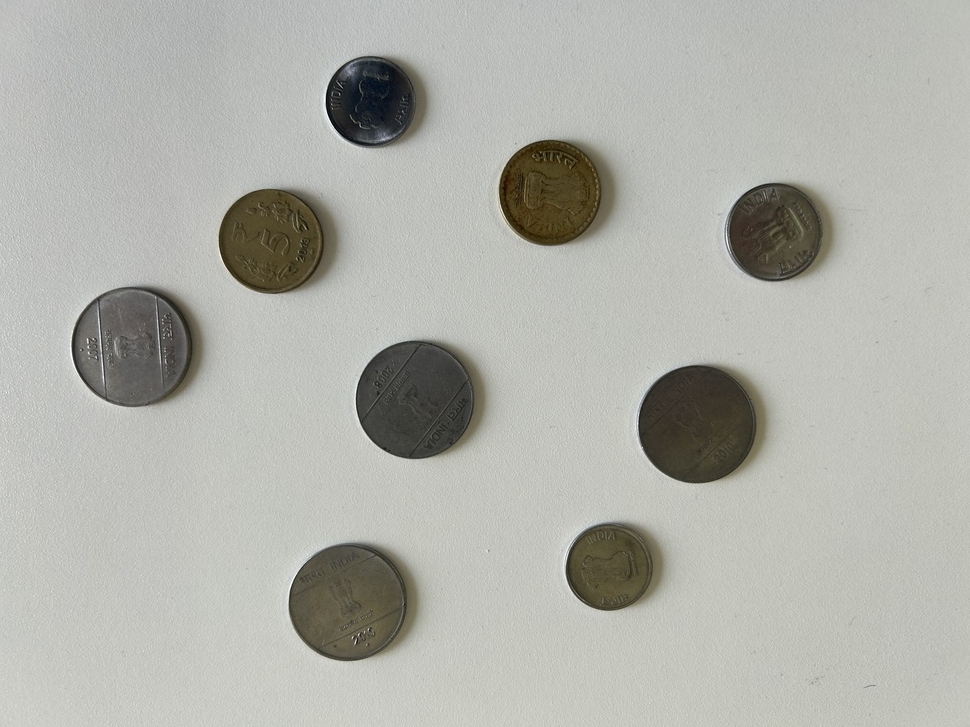
#> input picture part1/input.jpg, 970 x 727 px, shrunk from 4032 x 3024 before the run
$ python coins.py
#> lines starting #> are read from the running program, lines starting #| are printed output that depends on the picture; after the words box and inside, x2 and y2 are one past the last pixel; in counts of white or black regions, pixels touching at a corner belong together
import cv2
import numpy as np
import os


image = cv2.imread("input.jpg")
#> image is the input picture: shape (727, 970, 3); mean B, G, R 170.4, 177, 176.3


# Edge Detection

gray = cv2.cvtColor(image, cv2.COLOR_BGR2GRAY)
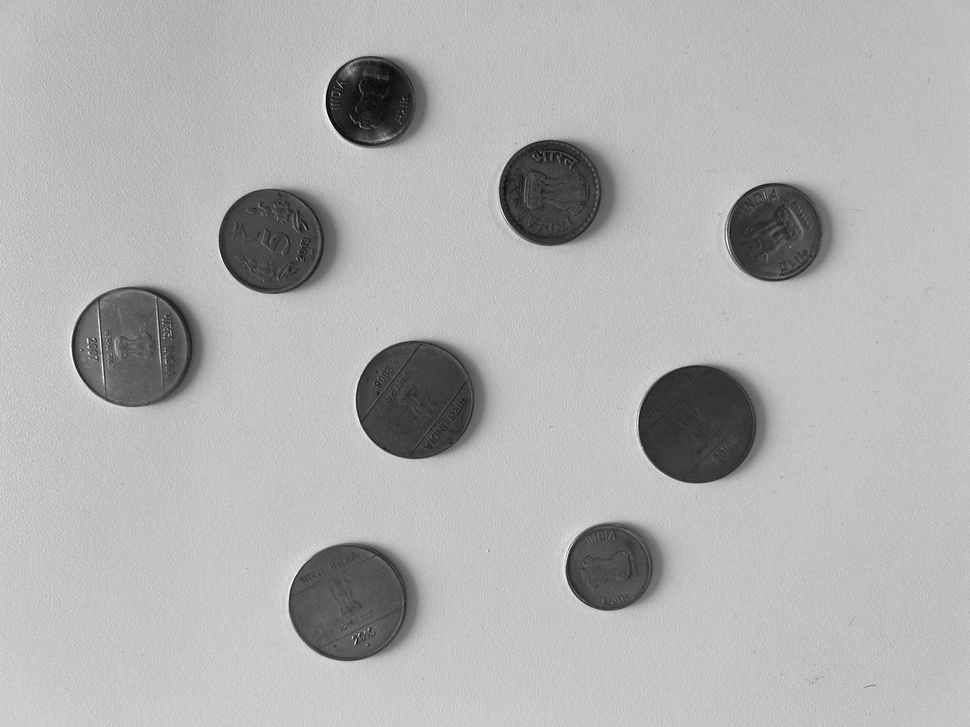
#> gray: shape (727, 970); min 1, max 255, mean 176.1
blurred = cv2.GaussianBlur(gray, (5, 5), 0)

edges = cv2.Canny(blurred, 100, 200)
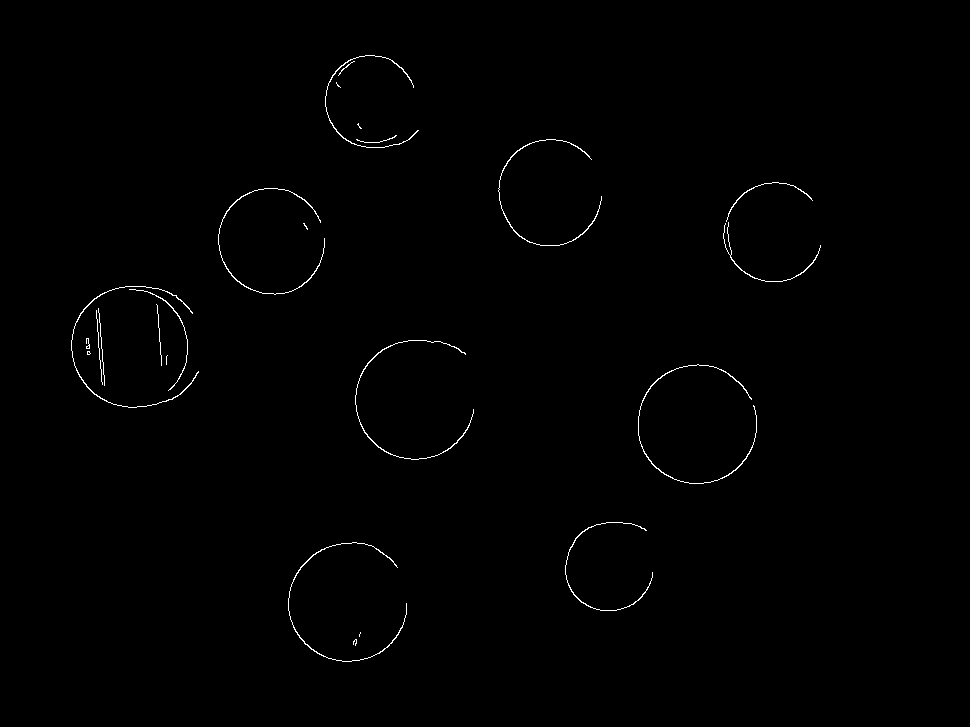
#> edges: shape (727, 970); 0.53% white in thin lines or dots, all inside (x1, y1, x2, y2) = (71, 55, 821, 662)

contours, _ = cv2.findContours(edges, cv2.RETR_EXTERNAL, cv2.CHAIN_APPROX_SIMPLE)
#> contours = 24 contours, 13 with area under 20; largest, box (x1, y1, x2, y2) and area: (638, 364, 757, 484) 98, (71, 286, 199, 408) 90, (288, 542, 407, 662) 84, (355, 340, 474, 460) 82, (218, 188, 325, 295) 81

output = image.copy()
cv2.drawContours(output, contours, -1, (0, 255, 0), 2)
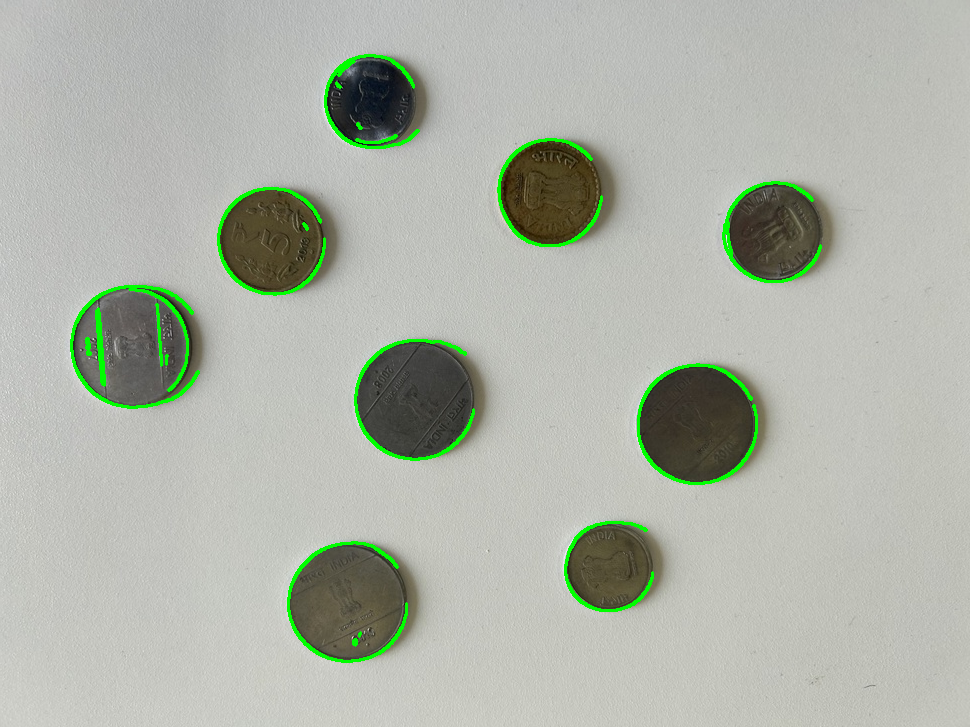
#> output: shape (727, 970, 3); 1.7% of pixels changed, all inside (x1, y1, x2, y2) = (70, 54, 822, 663)

cv2.imwrite("coins_detected.jpg", output)

print("Edge detection: coins_detected.jpg")


# Segmentation for each coin

image_rgb = cv2.cvtColor(image, cv2.COLOR_BGR2RGB)  # Convert to RGB for K-Means
reshaped_img = image_rgb.reshape((-1, 3))  # Flatten the image for clustering

# Apply K-Means Clustering
K = 2
_, labels, centers = cv2.kmeans(np.float32(reshaped_img), K, None, None , 10, cv2.KMEANS_RANDOM_CENTERS)
#> centers = [[77.54, 73.37, 59.52], [191.2, 192.5, 187]]

segmented_img = centers[labels.flatten()].reshape(image.shape).astype(np.uint8)
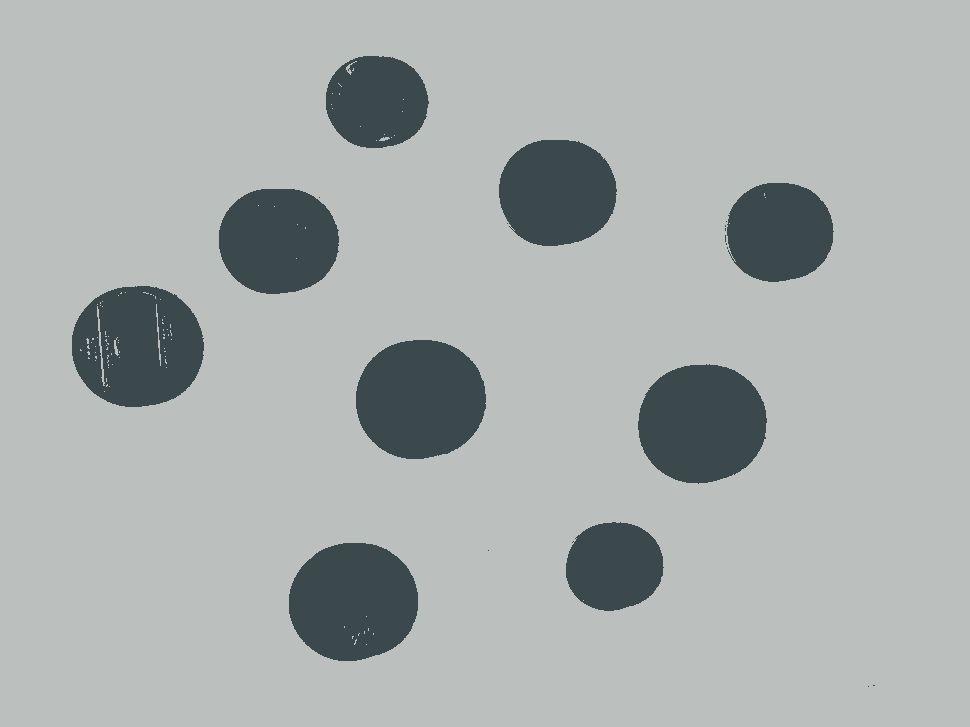
#> segmented_img: shape (727, 970, 3); mean B, G, R 176.1, 176.5, 170.3

gray_segmented = cv2.cvtColor(segmented_img, cv2.COLOR_RGB2GRAY)
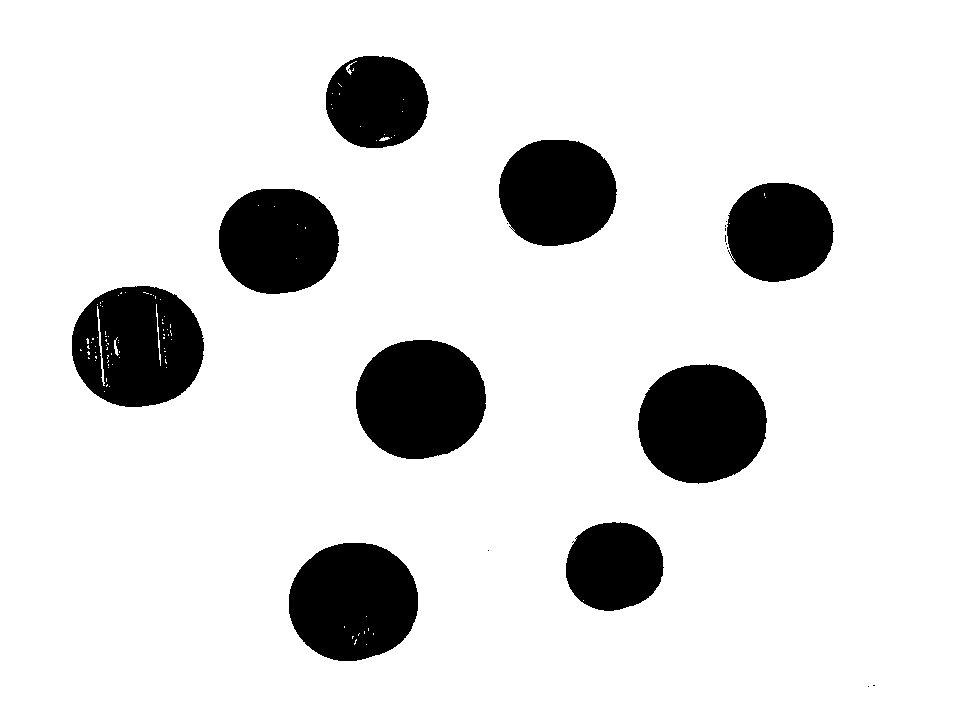
#> gray_segmented: shape (727, 970); values 73 (black) and 191 (white), 86.9% white; 20 black regions (11 under 20 px), largest, box (x1, y1, x2, y2) and area: (356, 340, 486, 459) 12346, (72, 286, 204, 407) 12326, (638, 364, 767, 484) 12175
_, binary = cv2.threshold(gray_segmented, 0, 255, cv2.THRESH_BINARY_INV + cv2.THRESH_OTSU)

# Morphological Operations to remove noise and merge small segments
kernel = np.ones((5, 5), np.uint8)
binary = cv2.morphologyEx(binary, cv2.MORPH_CLOSE, kernel, iterations=2)
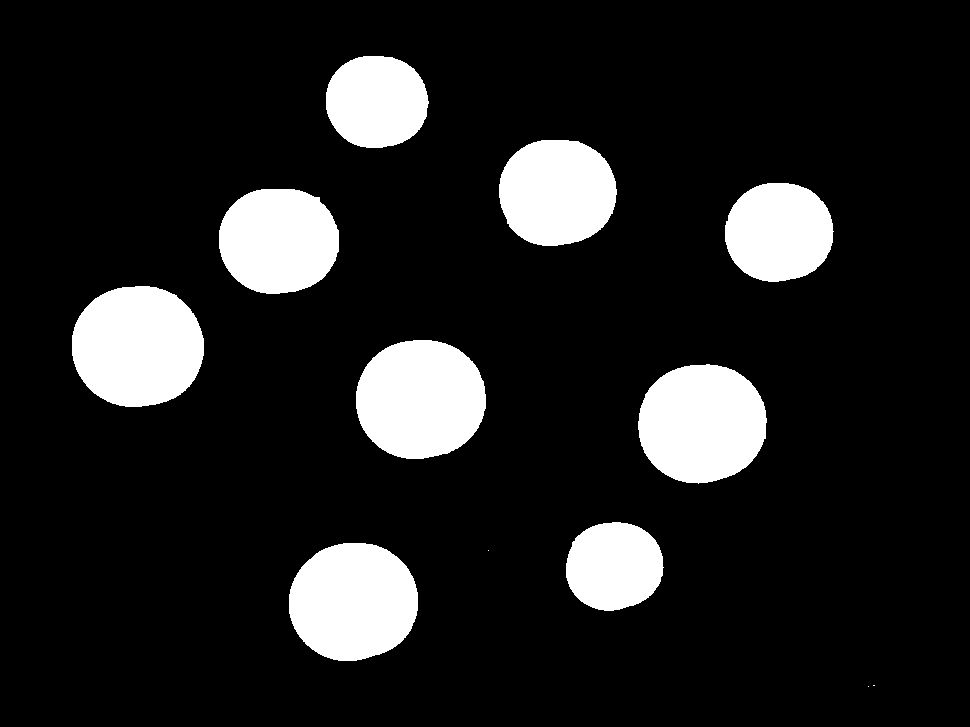
#> binary: shape (727, 970); 13.2% white; 12 white regions (3 under 20 px), largest, box (x1, y1, x2, y2) and area: (72, 286, 204, 407) 12774, (356, 340, 486, 459) 12348, (638, 364, 767, 484) 12184
binary = cv2.morphologyEx(binary, cv2.MORPH_OPEN, kernel, iterations=2)
#> binary: shape (727, 970); 13.2% white; 9 white regions

cv2.imwrite("masks.jpg", binary)

print("Segmented masks for the coins: masks.jpg")


# Counting the number of coins

contours, _ = cv2.findContours(binary, cv2.RETR_EXTERNAL, cv2.CHAIN_APPROX_SIMPLE)
#> contours = 9 contours; largest, box (x1, y1, x2, y2) and area: (72, 286, 204, 407) 12590, (356, 340, 486, 459) 12168, (638, 365, 766, 483) 11996, (289, 543, 418, 661) 11950, (219, 189, 339, 294) 10050

num_coins = len(contours)
#> num_coins = 9
print(f"Total number of detected coins: {num_coins}")
#| Total number of detected coins: 9
